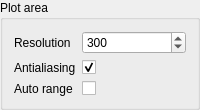
              <widget class="QGroupBox" name="groupBox">
               <property name="title">
                <string>Plot area</string>
               </property>
               <property name="checkable">
                <bool>false</bool>
               </property>
               <layout class="QVBoxLayout" name="verticalLayout_7">
                <item>
                 <layout class="QFormLayout" name="formLayout_33">
                  <property name="sizeConstraint">
                   <enum>QLayout::SetDefaultConstraint</enum>
                  </property>
                  <property name="fieldGrowthPolicy">
                   <enum>QFormLayout::ExpandingFieldsGrow</enum>
                  </property>
                  <property name="labelAlignment">
                   <set>Qt::AlignLeading|Qt::AlignLeft|Qt::AlignVCenter</set>
                  </property>
                  <property name="formAlignment">
                   <set>Qt::AlignLeading|Qt::AlignLeft|Qt::AlignTop</set>
                  </property>
                  <property name="verticalSpacing">
                   <number>6</number>
                  </property>
                  <item row="0" column="0">
                   <widget class="QLabel" name="label_81">
                    <property name="text">
                     <string>Resolution</string>
                    </property>
                    <property name="textFormat">
                     <enum>Qt::AutoText</enum>
                    </property>
                   </widget>
                  </item>
                  <item row="0" column="1">
                   <widget class="QSpinBox" name="spinbox_plot_resolution">
                    <property name="sizePolicy">
                     <sizepolicy hsizetype="Expanding" vsizetype="Fixed">
                      <horstretch>0</horstretch>
                      <verstretch>0</verstretch>
                     </sizepolicy>
                    </property>
                    <property name="minimum">
                     <number>10</number>
                    </property>
                    <property name="maximum">
                     <number>9999</number>
                    </property>
                    <property name="singleStep">
                     <number>50</number>
                    </property>
                    <property name="value">
                     <number>300</number>
                    </property>
                   </widget>
                  </item>
                  <item row="1" column="0">
                   <widget class="QLabel" name="label_82">
                    <property name="text">
                     <string>Antialiasing</string>
                    </property>
                    <property name="textFormat">
                     <enum>Qt::AutoText</enum>
                    </property>
                   </widget>
                  </item>
                  <item row="1" column="1">
                   <widget class="QCheckBox" name="checkbox_plot_antialiasing">
                    <property name="text">
                     <string/>
                    </property>
                    <property name="checked">
                     <bool>true</bool>
                    </property>
                   </widget>
                  </item>
                  <item row="2" column="0">
                   <widget class="QLabel" name="label_85">
                    <property name="text">
                     <string>Auto range</string>
                    </property>
                    <property name="textFormat">
                     <enum>Qt::AutoText</enum>
                    </property>
                   </widget>
                  </item>
                  <item row="2" column="1">
                   <widget class="QCheckBox" name="checkbox_plot_autorange">
                    <property name="text">
                     <string/>
                    </property>
                   </widget>
                  </item>
                 </layout>
                </item>
               </layout>
              </widget>
